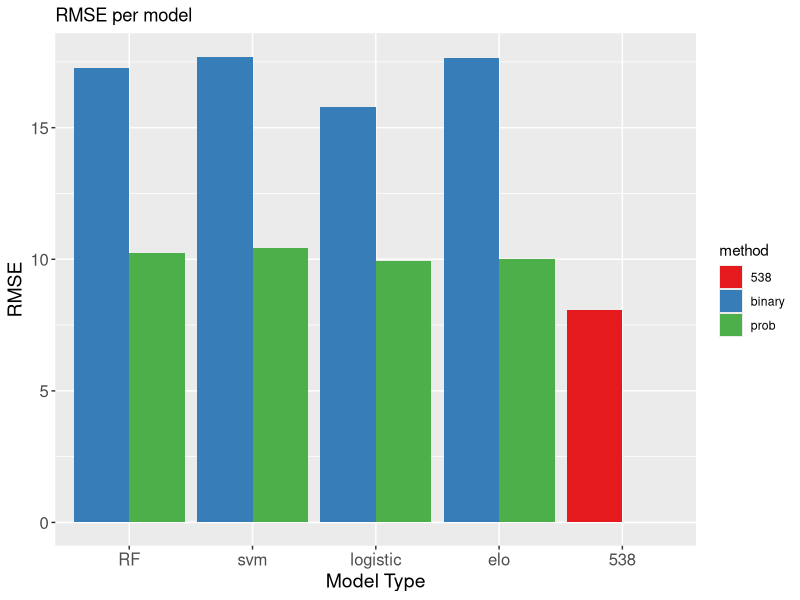
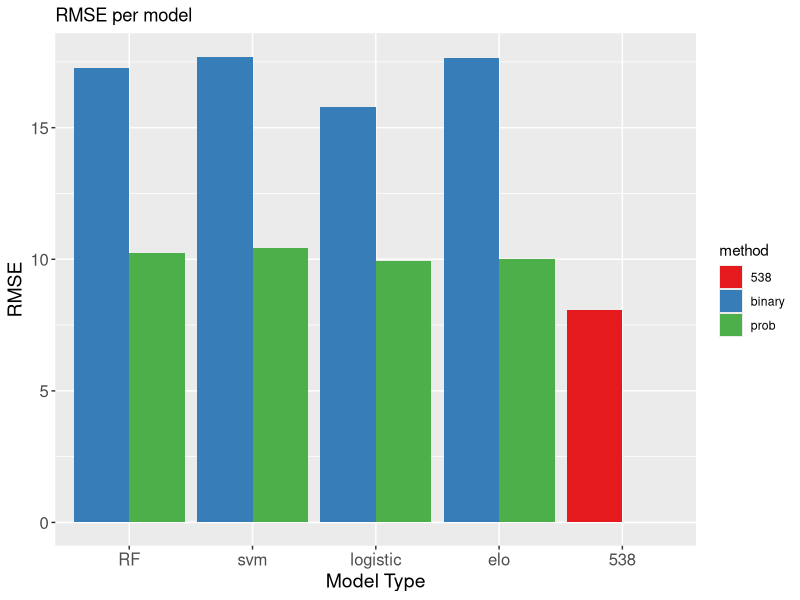

These figures' R source, in order:
library(ggplot2)
model = c('RF', 'RF', 'svm', 'svm', 'logistic', 'logistic', 'elo', 'elo', '538', '538')
method = c('binary', 'prob', 'binary', 'prob', 'binary', 'prob', 'binary', 'prob', '538', 'binary')
rms = c(17.28390388, 10.229010715221683, 17.704048501213876, 10.444044981405741,
        15.7786775956, 9.93646483078, 17.6427511082, 10.0255933378, 8.06, 0)
df = data.frame(model, method, rms)
df$model <- factor(df$model, levels = unique(df$model))
ggplot(df, aes(x=factor(model), y=rms, fill=method)) +
  geom_bar(stat="identity", position="dodge") +
  scale_fill_brewer(palette="Set1") +
  labs(x = "Model Type", y="RMSE", title="RMSE per model") +
  theme(axis.text=element_text(size=12),
        axis.title=element_text(size=14))
ggsave("rms_plot.png")
